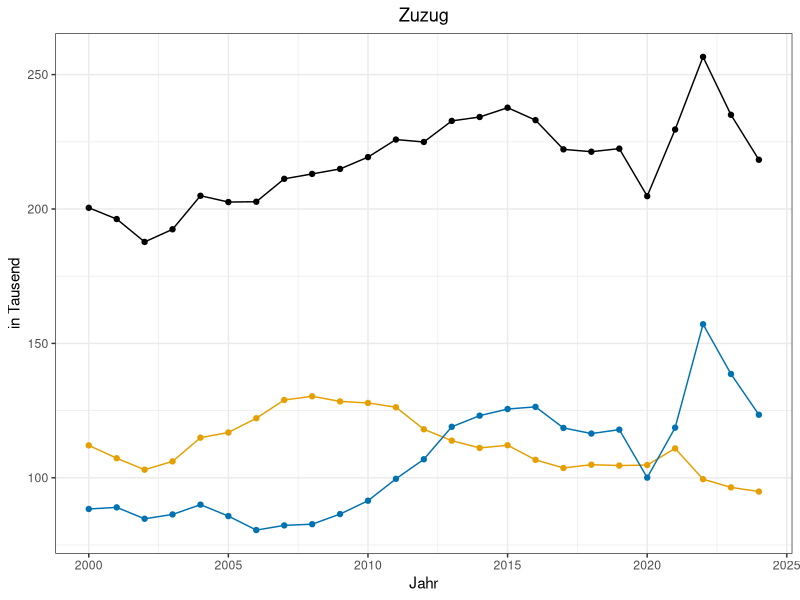
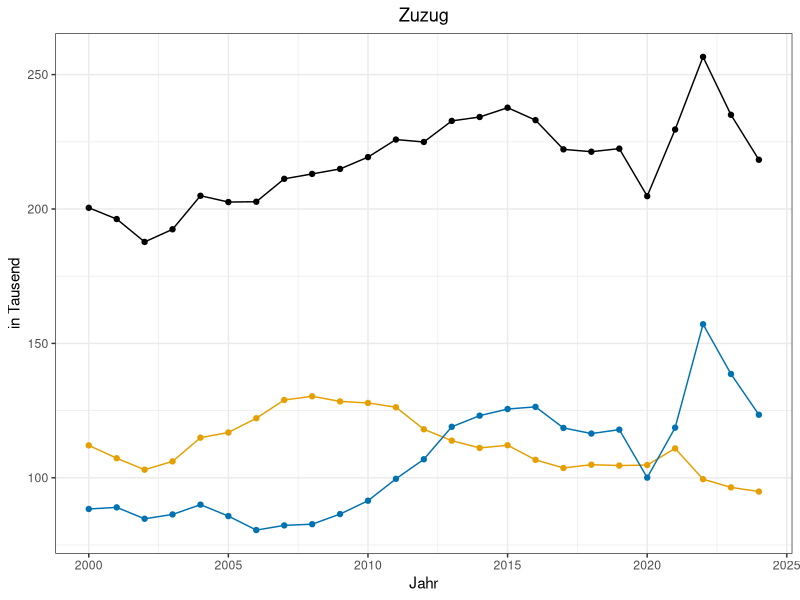

These charts were generated, in order, by the following R code:
#Prepare for Data
library("ggplot2")
library("tidyverse")
library("tidyr")
library("dplyr")
library("scales")
mnew <- read.csv("Clean_Data/mnew.csv")
bnew <- read.csv("Clean_Data/bnew.csv")

#This plot shows us the trend of  population inflow into München from 2000 to 2024.
#inflow = internal migration in + external migration in
p5<- mnew%>%
  filter(sn == 26)%>%
  ggplot( aes(x = Jahr, y = Basiswert.1 + Basiswert.2, color = Ausprägung)) + geom_point()+ 
  geom_line() + facet_wrap(~Raumbezug) +
  labs(y = "in Tausend", 
       title = "Zuzug",
       color = "Staatsbürgerschaft") +
  scale_color_manual(values = c(deutsch = "#E69F00",
                                nichtdeutsch = "#0072B2",
                                insgesamt = "black"))+
  scale_y_continuous(labels = label_number(scale = 1e-3)) + #Population in thousands
  theme_bw()+theme(plot.title = element_text(hjust = 0.5), #Center the title
                   legend.position = "none",     #Remove Legend
                   strip.text = element_blank()) #Remove facet title

p5

#save plot
ggsave("Results/p_Zuzug.jpg", plot = p5,width = 6, height = 3)
